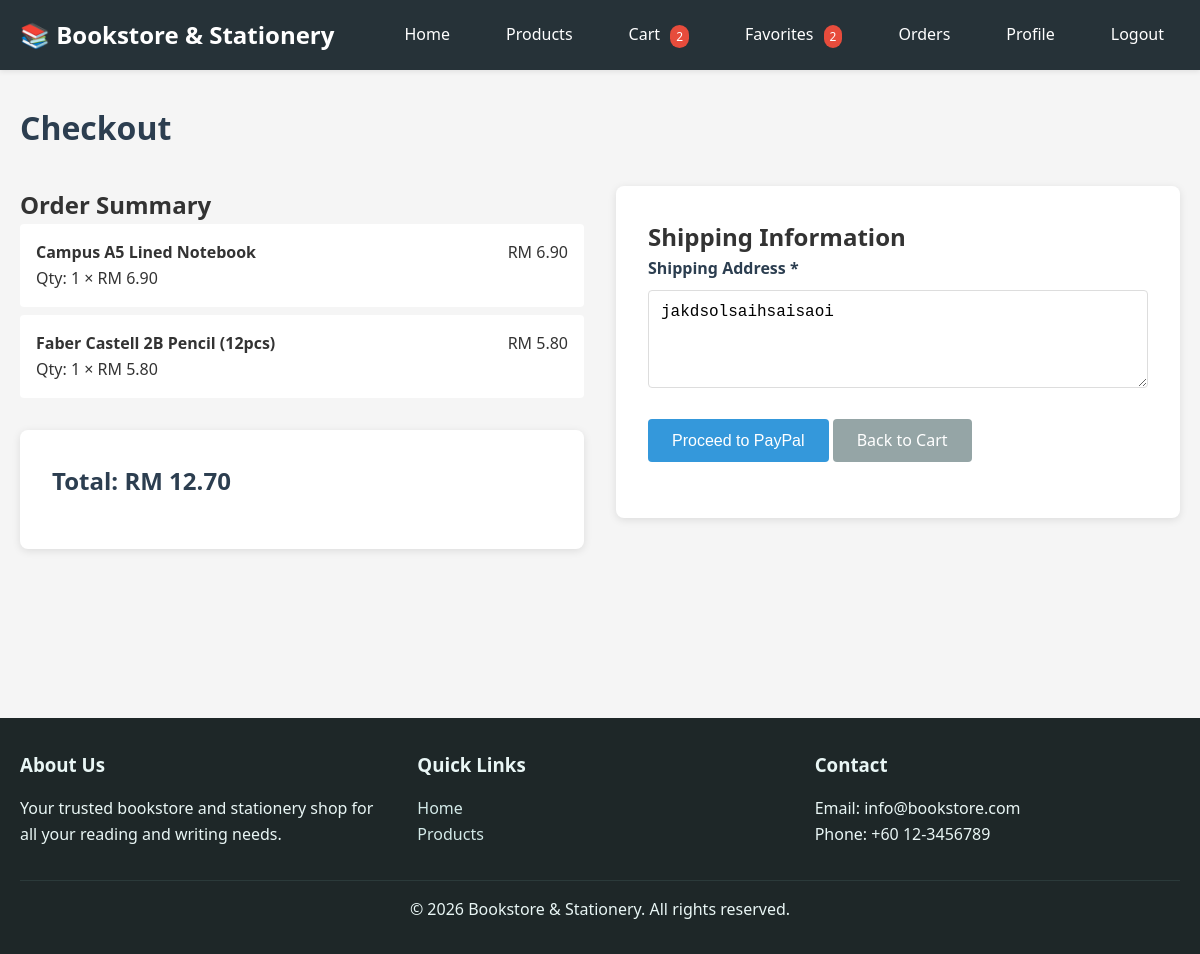
Page /order/checkout.php (signed in) on the committed database.
### tables this page shows
CREATE TABLE `shopping_cart` (
  `cart_id` varchar(10) NOT NULL,
  `member_id` varchar(10) NOT NULL,
  `product_id` varchar(10) NOT NULL,
  `quantity` int(11) NOT NULL DEFAULT 1
);

CREATE TABLE `product` (
  `product_id` varchar(10) NOT NULL,
  `category_id` varchar(10) NOT NULL,
  `name` varchar(150) NOT NULL,
  `description` text DEFAULT NULL,
  `price` decimal(10,2) NOT NULL,
  `stock` int(11) NOT NULL DEFAULT 0,
  `created_by` varchar(10) DEFAULT NULL,
  `updated_by` varchar(10) DEFAULT NULL,
  `created_at` datetime DEFAULT current_timestamp(),
  `is_hidden` tinyint(1) NOT NULL DEFAULT 0
);

CREATE TABLE `member` (
  `member_id` varchar(10) NOT NULL,
  `email` varchar(100) NOT NULL,
  `password` varchar(255) NOT NULL,
  `full_name` varchar(100) NOT NULL,
  `phone` varchar(20) NOT NULL,
  `address` text NOT NULL,
  `photo` varchar(200) DEFAULT NULL,
  `is_verified` tinyint(1) DEFAULT 0,
  `created_at` datetime DEFAULT current_timestamp()
);

### config/functions.php (called while the page is built, shortened)
<?php
function formatPrice($price) {
    return 'RM ' . number_format($price, 2);
}
function getMemberById($pdo, $memberId) {
    $stmt = $pdo->prepare("SELECT * FROM member WHERE member_id = ?");
    $stmt->execute([$memberId]);
    $member = $stmt->fetch();
    if ($member) {
        $member['member_name'] = $member['full_name'] ?? '';
        $member['photo_path'] = $member['photo'] ?? '';
    }
    return $member;
}
function getCartItems($pdo, $memberId) {
    $stmt = $pdo->prepare("SELECT c.*, p.name as product_name, p.price, p.stock,
                          (SELECT filename FROM product_photo WHERE product_id = p.product_id LIMIT 1) as image_path
                          FROM shopping_cart c
                          JOIN product p ON c.product_id = p.product_id
                          WHERE c.member_id = ?
                          ORDER BY c.cart_id DESC");
    $stmt->execute([$memberId]);
    $items = $stmt->fetchAll();
    foreach ($items as &$item) {
        $item['stock_quantity'] = $item['stock'] ?? 0;
    }
    return $items;
}
?>

### order/checkout.php (the view, shortened to what this page needs)
<?php
require_once __DIR__ . '/../config/db.php';
require_once __DIR__ . '/../config/functions.php';
require_once __DIR__ . '/../includes/_head.php';
require_once __DIR__ . '/../includes/_header.php';
$member = getMemberById($pdo, $_SESSION['member_id']);
$selectedCartIds = isset($_SESSION['selected_cart_ids']) ? $_SESSION['selected_cart_ids'] : [];
$cartItemsAll = getCartItems($pdo, $_SESSION['member_id']);
$cartItems = [];
if (!empty($selectedCartIds)) {
    foreach ($cartItemsAll as $item) {
        if (in_array((string)$item['cart_id'], $selectedCartIds, true)) {
            $cartItems[] = $item;
        }
    }
} else {
    $cartItems = $cartItemsAll;
}
$cartTotal = 0;
foreach ($cartItems as $item) {
    $cartTotal += $item['price'] * $item['quantity'];
}
?>
<main>
    <div class="container">
        <h1 class="page-title">Checkout</h1>
        <div style="display: grid; grid-template-columns: 1fr 1fr; gap: 2rem;">
            <div>
                <h2>Order Summary</h2>
                <div class="cart-items">
                    <?php foreach ($cartItems as $item): ?>
                        <div style="display: flex; justify-content: space-between; padding: 1rem; background: white; margin-bottom: 0.5rem; border-radius: 4px;">
                            <div>
                                <strong><?php echo htmlspecialchars($item['product_name']); ?></strong>
                                <p>Qty: <?php echo $item['quantity']; ?> × <?php echo formatPrice($item['price']); ?></p>
                            </div>
                            <div>
                                <?php echo formatPrice($item['price'] * $item['quantity']); ?>
                            </div>
                        </div>
                    <?php endforeach; ?>
                </div>
                <div class="cart-summary">
                    <div class="cart-total">Total: <?php echo formatPrice($cartTotal); ?></div>
                </div>
            </div>
            <div>
                <form method="POST" action="/order/checkout_paypal.php" class="member-form">
                    <h2>Shipping Information</h2>
                    <div class="form-group">
                        <label for="shipping_address">Shipping Address *</label>
                        <textarea id="shipping_address" name="shipping_address" rows="4" required><?php echo htmlspecialchars($member['address']); ?></textarea>
                    </div>
                    <div class="form-group">
                        <button type="submit" class="btn btn-primary btn-large member-btn-primary">Proceed to PayPal</button>
                        <a href="/cart/view.php" class="btn btn-secondary member-btn-secondary">Back to Cart</a>
                    </div>
                </form>
            </div>
        </div>
    </div>
</main>
<?php require_once __DIR__ . '/../includes/_footer.php'; ?>

### assets/css/style.css (style rules this page uses)
* { margin: 0; padding: 0; box-sizing: border-box; }
body { font-family: 'Segoe UI', Tahoma, Geneva, Verdana, sans-serif; line-height: 1.6; color: #333; background-color: #f5f5f5; }
.container { max-width: 1200px; margin: 0 auto; padding: 0 20px; }
main { min-height: calc(100vh - 200px); padding: 2rem 0; }
.page-title { margin-bottom: 2rem; color: #2c3e50; }
.form-group { margin-bottom: 1.5rem; }
.form-group label { display: block; margin-bottom: 0.5rem; font-weight: 600; color: #2c3e50; }
.form-group input, .form-group textarea, .form-group select { width: 100%; padding: 0.75rem; border: 1px solid #ddd; border-radius: 4px; font-size: 1rem; }
.form-group textarea { resize: vertical; }
.btn { display: inline-block; padding: 0.75rem 1.5rem; border: none; border-radius: 4px; cursor: pointer; text-decoration: none; font-size: 1rem; transition: background-color 0.3s; }
.btn-primary { background-color: #3498db; color: white; }
.member-btn-primary { background-color: #3498db; color: white; padding: 0.75rem 1.5rem !important; font-size: 1rem !important; line-height: 1.2 !important; border-radius: 4px !important; display: inline-block !important; min-height: 40px !important; text-align: center !important; }
.btn-secondary { background-color: #95a5a6; color: white; }
.member-btn-secondary { background-color: #95a5a6; color: white; padding: 0.75rem 1.5rem !important; font-size: 1rem !important; line-height: 1.2 !important; border-radius: 4px !important; display: inline-block !important; min-height: 40px !important; text-align: center !important; }
.btn-large { padding: 1rem 2rem; font-size: 1.1rem; }
.cart-summary { background: white; padding: 2rem; border-radius: 8px; box-shadow: 0 2px 8px rgba(0,0,0,0.1); margin-top: 2rem; }
.cart-total { font-size: 1.5rem; font-weight: bold; color: #2c3e50; margin-bottom: 1rem; }

### rows in the picture
shopping_cart: product.name "Campus A5 Lined Notebook", quantity "1", product.price "RM 6.90", formatPrice($item['price'] * $item['quantity']) "RM 6.90"
shopping_cart: product.name "Faber Castell 2B Pencil (12pcs)", quantity "1", product.price "RM 5.80", formatPrice($item['price'] * $item['quantity']) "RM 5.80"
member: shipping_address "jakdsolsaihsaisaoi"

### other values in the picture
$cart_count "2"
$favorites_count "2"
formatPrice($cartTotal) "RM 12.70"
